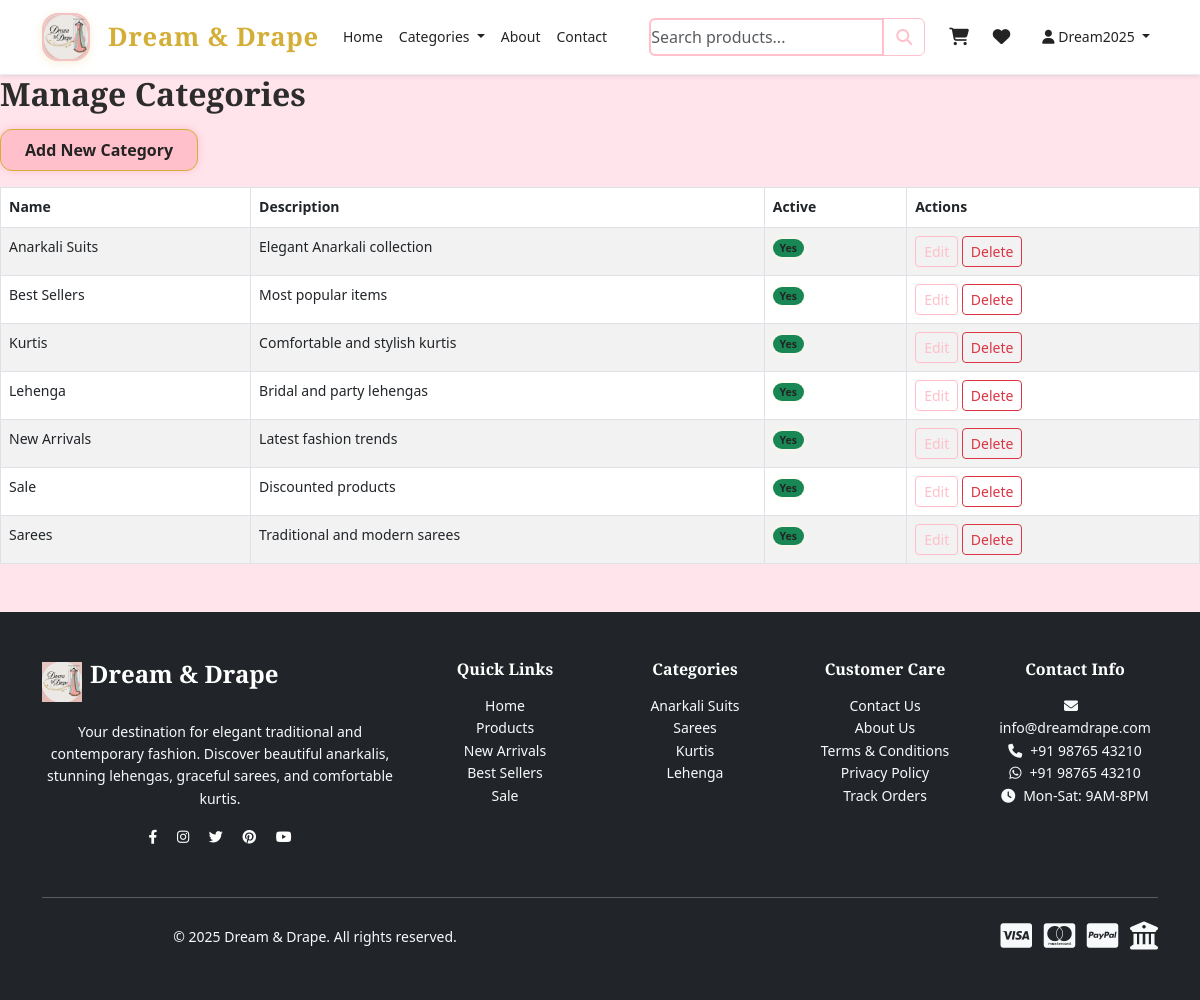
The page /admin/categories (signed in) on the database its author committed.
### app/models.py (models this page shows, shortened)
class User(UserMixin, db.Model):
    id = db.Column(db.Integer, primary_key=True)
    username = db.Column(db.String(80), unique=True, nullable=False, index=True)
    email = db.Column(db.String(120), unique=True, nullable=False, index=True)
    password_hash = db.Column(db.String(255), nullable=False)
    first_name = db.Column(db.String(50), nullable=False)
    last_name = db.Column(db.String(50), nullable=False)
    phone = db.Column(db.String(15))
    address = db.Column(db.Text)
    city = db.Column(db.String(50))
    state = db.Column(db.String(50))
    pincode = db.Column(db.String(10))
    country = db.Column(db.String(50), default='India')
    is_admin = db.Column(db.Boolean, default=False, index=True)
    is_active = db.Column(db.Boolean, default=True, index=True)
    created_at = db.Column(db.DateTime, default=datetime.utcnow, index=True)
    last_login = db.Column(db.DateTime)
    failed_login_attempts = db.Column(db.Integer, default=0)
    locked_until = db.Column(db.DateTime)
    orders = db.relationship('Order', backref='user', lazy=True)
    cart_items = db.relationship('CartItem', backref='user', lazy=True)
    wishlist_items = db.relationship('WishlistItem', backref='user', lazy=True)
    reviews = db.relationship('Review', backref='user', lazy=True)

class Category(db.Model):
    id = db.Column(db.Integer, primary_key=True)
    name = db.Column(db.String(100), unique=True, nullable=False, index=True)
    description = db.Column(db.Text)
    image_url = db.Column(db.String(255))
    is_active = db.Column(db.Boolean, default=True, index=True)
    created_at = db.Column(db.DateTime, default=datetime.utcnow, index=True)

### app/admin.py (the view)
@admin.route('/categories')
@login_required
@admin_required
def manage_categories():
    categories = Category.query.order_by(Category.name).all()
    return render_template('admin/manage_categories.html', categories=categories)

### app/admin.py (called while the page is built)
def admin_required(f):
    @wraps(f)
    def decorated_function(*args, **kwargs):
        if not current_user.is_authenticated or not current_user.is_admin:
            log_user_action(current_user.id if current_user.is_authenticated else None,
                          'unauthorized_admin_access', 'admin', None)
            flash('Access denied. Admin privileges required.', 'error')
            return redirect(url_for('main.index'))
        return f(*args, **kwargs)
    return decorated_function

### app/auth.py (called while the page is built)
@login.user_loader
def load_user(user_id):
    try:
        return User.query.get(int(user_id))
    except Exception as e:
        current_app.logger.error(f"User loader error: {e}")
        return None

### app/templates/admin/manage_categories.html (shortened to what this page needs)
{% extends "base.html" %}
{% block content %}
<h2>Manage Categories</h2>
<a href="{{ url_for('admin.add_category') }}" class="btn btn-primary mb-3">Add New Category</a>
<table class="table table-striped table-bordered admin-table selectable">
  <thead>
    <tr>
      <th>Name</th>
      <th>Description</th>
      <th>Active</th>
      <th>Actions</th>
    </tr>
  </thead>
  <tbody>
    {% for category in categories %}
    <tr data-id="{{ category.id }}">
      <td>{{ category.name }}</td>
      <td>{{ category.description }}</td>
      <td>
        {% if category.is_active %}
          <span class="badge bg-success">Yes</span>
        {% else %}
          <span class="badge bg-danger">No</span>
        {% endif %}
      </td>
      <td>
        <a href="{{ url_for('admin.edit_category', id=category.id) }}" class="btn btn-sm btn-outline-primary">Edit</a>
        <a href="{{ url_for('admin.delete_category', id=category.id) }}" class="btn btn-sm btn-outline-danger" onclick="return confirm('Delete category?')">Delete</a>
      </td>
    </tr>
    {% else %}
    <tr><td colspan="4" class="text-center">No categories found.</td></tr>
    {% endfor %}
  </tbody>
</table>
{% endblock %}

### app/templates/base.html (shortened to what this page needs)
<!DOCTYPE html>
<html lang="en">
<head>
    <link href="https://cdn.jsdelivr.net/npm/bootstrap@5.3.0/dist/css/bootstrap.min.css" rel="stylesheet">
    <link rel="stylesheet" href="https://cdnjs.cloudflare.com/ajax/libs/font-awesome/6.4.0/css/all.min.css">
    <link rel="stylesheet" href="/static/css/style.css">
</head>
<body>
    <nav class="navbar navbar-expand-lg navbar-light bg-white sticky-top shadow-sm">
        <div class="container">
            <a class="navbar-brand d-flex align-items-center" href="{{ url_for('main.index') }}">
                <img src="{{ url_for('static', filename='images/logo.jpg') }}" alt="Dream & Drape" class="logo-img me-2">
                <span class="brand-text">Dream & Drape</span>
            </a>
            <div class="collapse navbar-collapse" id="navbarNav">
                <ul class="navbar-nav me-auto">
                    <li class="nav-item">
                        <a class="nav-link" href="{{ url_for('main.index') }}">Home</a>
                    </li>
                    <li class="nav-item dropdown">
                        <a class="nav-link dropdown-toggle" href="#" id="categoriesDropdown" role="button" data-bs-toggle="dropdown">
                            Categories
                        </a>
                    </li>
                    <li class="nav-item">
                        <a class="nav-link" href="{{ url_for('main.about') }}">About</a>
                    </li>
                    <li class="nav-item">
                        <a class="nav-link" href="{{ url_for('main.contact') }}">Contact</a>
                    </li>
                </ul>
                <form class="d-flex me-3" method="GET" action="{{ url_for('main.products') }}">
                    <div class="input-group">
                        <input class="form-control" type="search" name="search" placeholder="Search products..." value="{{ request.args.get('search', '') }}">
                        <button class="btn btn-outline-primary" type="submit">
                            <i class="fas fa-search"></i>
                        </button>
                    </div>
                </form>
                <ul class="navbar-nav">
                    {% if current_user.is_authenticated %}
                        <li class="nav-item position-relative me-2">
                            <a class="nav-link" href="{{ url_for('main.cart') }}">
                            </a>
                        </li>
                        <li class="nav-item position-relative me-3">
                            <a class="nav-link" href="{{ url_for('main.wishlist') }}">
                            </a>
                        </li>
                        <li class="nav-item dropdown">
                            <a class="nav-link dropdown-toggle" href="#" id="userDropdown" role="button" data-bs-toggle="dropdown">
                                <i class="fas fa-user"></i> {{ current_user.first_name }}
                            </a>
                        </li>
                    {% endif %}
                </ul>
            </div>
        </div>
    </nav>
    <main>
        {% block content %}{% endblock %}
    </main>
    <footer class="bg-dark text-white py-5 mt-5">
        <div class="container">
            <div class="row">
                <div class="col-lg-4 col-md-6 mb-4">
                    <div class="d-flex align-items-center mb-3">
                        <img src="{{ url_for('static', filename='images/logo.jpg') }}" alt="Dream & Drape" height="40" class="me-2">
                        <h5 class="brand-text text-white">Dream & Drape</h5>
                    </div>
                    <p class="text-light">
                        Your destination for elegant traditional and contemporary fashion.
                        Discover beautiful anarkalis, stunning lehengas, graceful sarees, and comfortable kurtis.
                    </p>
                    <div class="social-links">
                        <a href="#" class="text-white me-3"><i class="fab fa-facebook-f"></i></a>
                        <a href="#" class="text-white me-3"><i class="fab fa-instagram"></i></a>
                        <a href="#" class="text-white me-3"><i class="fab fa-twitter"></i></a>
                        <a href="#" class="text-white me-3"><i class="fab fa-pinterest"></i></a>
                        <a href="#" class="text-white"><i class="fab fa-youtube"></i></a>
                    </div>
                </div>
                <div class="col-lg-2 col-md-6 mb-4">
                    <h6 class="text-white mb-3">Quick Links</h6>
                    <ul class="list-unstyled">
                        <li><a href="{{ url_for('main.index') }}" class="text-light text-decoration-none">Home</a></li>
                        <li><a href="{{ url_for('main.products') }}" class="text-light text-decoration-none">Products</a></li>
                        <li><a href="{{ url_for('main.products', category='New Arrivals') }}" class="text-light text-decoration-none">New Arrivals</a></li>
                        <li><a href="{{ url_for('main.products', category='Best Sellers') }}" class="text-light text-decoration-none">Best Sellers</a></li>
                        <li><a href="{{ url_for('main.products', category='Sale') }}" class="text-light text-decoration-none">Sale</a></li>
                    </ul>
                </div>
                <div class="col-lg-2 col-md-6 mb-4">
                    <h6 class="text-white mb-3">Categories</h6>
                    <ul class="list-unstyled">
                        <li><a href="{{ url_for('main.products', category='Anarkali Suits') }}" class="text-light text-decoration-none">Anarkali Suits</a></li>
                        <li><a href="{{ url_for('main.products', category='Sarees') }}" class="text-light text-decoration-none">Sarees</a></li>
                        <li><a href="{{ url_for('main.products', category='Kurtis') }}" class="text-light text-decoration-none">Kurtis</a></li>
                        <li><a href="{{ url_for('main.products', category='Lehenga') }}" class="text-light text-decoration-none">Lehenga</a></li>
                    </ul>
                </div>
                <div class="col-lg-2 col-md-6 mb-4">
                    <h6 class="text-white mb-3">Customer Care</h6>
                    <ul class="list-unstyled">
                        <li><a href="{{ url_for('main.contact') }}" class="text-light text-decoration-none">Contact Us</a></li>
                        <li><a href="{{ url_for('main.about') }}" class="text-light text-decoration-none">About Us</a></li>
                        <li><a href="{{ url_for('main.terms') }}" class="text-light text-decoration-none">Terms & Conditions</a></li>
                        <li><a href="{{ url_for('main.privacy') }}" class="text-light text-decoration-none">Privacy Policy</a></li>
                        {% if current_user.is_authenticated %}
                            <li><a href="{{ url_for('auth.my_orders') }}" class="text-light text-decoration-none">Track Orders</a></li>
                        {% endif %}
                    </ul>
                </div>
                <div class="col-lg-2 col-md-6 mb-4">
                    <h6 class="text-white mb-3">Contact Info</h6>
                    <ul class="list-unstyled text-light">
                        <li><i class="fas fa-envelope me-2"></i>info@dreamdrape.com</li>
                        <li><i class="fas fa-phone me-2"></i>+91 98765 43210</li>
                        <li><i class="fab fa-whatsapp me-2"></i>+91 98765 43210</li>
                        <li><i class="fas fa-clock me-2"></i>Mon-Sat: 9AM-8PM</li>
                    </ul>
                </div>
            </div>
            <hr class="my-4">
            <div class="row align-items-center">
                <div class="col-md-6">
                    <p class="text-light mb-0">
                        &copy; 2025 Dream & Drape. All rights reserved.
                    </p>
                </div>
                <div class="col-md-6 text-end">
                    <div class="payment-icons">
                        <i class="fab fa-cc-visa fa-2x me-2 text-light"></i>
                        <i class="fab fa-cc-mastercard fa-2x me-2 text-light"></i>
                        <i class="fab fa-cc-paypal fa-2x me-2 text-light"></i>
                        <i class="fas fa-university fa-2x text-light" title="Net Banking"></i>
                    </div>
                </div>
            </div>
        </div>
    </footer>
</body>
</html>

### app/static/css/style.css (style rules this page uses)
:root { --primary-pink: #f4c2c2; --primary-gold: #d4af37; --primary-cream: #faf8f5; --primary-dark: #2c2c2c; --accent-pink: #e8a4a4; --accent-gold: #b8941f; --text-dark: #333333; --text-light: #666666; --border-light: #e9ecef; --color-white: rgba(255, 255, 255, 1); --color-black: rgba(0, 0, 0, 1); --font-family-base: 'Poppins', sans-serif; --font-family-heading: 'Playfair Display', serif; --font-size-base: 14px; --font-size-lg: 16px; --font-size-xl: 18px; --font-weight-normal: 400; --font-weight-medium: 500; --font-weight-bold: 600; --line-height-normal: 1.6; --line-height-heading: 1.2; --space-8: 8px; --space-16: 16px; --space-24: 24px; --space-32: 32px; --radius-sm: 6px; --radius-base: 8px; --radius-lg: 12px; --shadow-sm: 0 4px 15px rgba(0, 0, 0, 0.08); --shadow-lg: 0 8px 25px rgba(0, 0, 0, 0.15); }
body { margin: 0; padding: 0; font-family: var(--font-family-base); font-size: var(--font-size-base); line-height: var(--line-height-normal); color: var(--text-dark); background-color: var(--primary-cream); }
h1, h2, h3, h4, h5, h6 { font-family: var(--font-family-heading); font-weight: var(--font-weight-bold); line-height: var(--line-height-heading); color: var(--primary-dark); margin: 0 0 var(--space-16) 0; }
.brand-text { font-family: var(--font-family-heading); font-weight: var(--font-weight-bold); color: var(--primary-dark); font-size: 1.5rem; }
a { color: var(--primary-pink); text-decoration: none; transition: color 0.3s ease; }
.btn-primary { background-color: var(--primary-pink); border-color: var(--primary-pink); color: white; font-weight: var(--font-weight-medium); border-radius: var(--radius-lg); padding: var(--space-8) var(--space-24); transition: background-color 0.3s ease, transform 0.3s ease; }
.btn-outline-primary { border-color: var(--primary-pink); color: var(--primary-pink); }
.navbar { background-color: white !important; border-bottom: 1px solid var(--border-light); }
.nav-link { color: var(--text-dark) !important; font-weight: var(--font-weight-medium); transition: color 0.3s ease; }
.form-control { border-radius: var(--radius-base); border: 2px solid var(--border-light); padding: var(--space-12) var(--space-16); transition: border-color 0.3s ease, box-shadow 0.3s ease; }
.logo-img { height: 48px; width: 48px; object-fit: cover; border-radius: 16px; box-shadow: 0 2px 10px rgba(212,175,55,0.2); background: white; border: 2px solid #f4c2c2; transition: box-shadow 0.3s; }
.navbar-brand .brand-text { font-family: 'Playfair Display', serif; font-size: 1.6rem; font-weight: bold; color: #d4af37; margin-left: 10px; letter-spacing: 0.03em; }
:root { --color-pink: #ffc0cb; --color-pink-light: #ffe4ec; --color-gold: #d4af37; --color-gold-light: #fff8e1; --color-blue: #a1c8f0; --color-blue-light: #e6f0fb; --text-dark: #232323; --text-light: #ffffff; --bg-pink: var(--color-pink-light); --bg-gold: var(--color-gold-light); --bg-blue: var(--color-blue-light); }
body, html { background-color: var(--bg-pink); color: var(--text-dark); font-family: 'Segoe UI', Tahoma, Geneva, Verdana, sans-serif; }
a, .nav-link { color: var(--color-pink); transition: color 0.3s; }
header, .navbar { background-color: var(--color-pink); color: var(--text-light); box-shadow: 0 3px 6px rgba(212, 175, 55, 0.6); }
.btn-primary { background-color: var(--color-pink); border-color: var(--color-gold); color: var(--text-dark); font-weight: 600; transition: all 0.3s ease; box-shadow: 0 0 8px var(--color-pink); }
.btn-outline-primary { color: var(--color-pink); border-color: var(--color-pink); }
.badge { background-color: var(--color-gold); color: var(--text-dark); font-weight: 600; padding: 0.35em 0.65em; border-radius: 12px; box-shadow: 0 0 6px var(--color-gold-light); }
input.form-control, select.form-select, textarea.form-control { border: 2px solid var(--color-pink); border-radius: 6px; transition: box-shadow 0.3s ease; }
footer { background-color: var(--color-pink); color: var(--text-light); text-align: center; padding: 15px 0; }

### rows shown on the page
User: first_name "Dream2025"
Category: name "Anarkali Suits", description "Elegant Anarkali collection", is_active "Yes"
Category: name "Best Sellers", description "Most popular items", is_active "Yes"
Category: name "Kurtis", description "Comfortable and stylish kurtis", is_active "Yes"
Category: name "Lehenga", description "Bridal and party lehengas", is_active "Yes"
Category: name "New Arrivals", description "Latest fashion trends", is_active "Yes"
Category: name "Sale", description "Discounted products", is_active "Yes"
Category: name "Sarees", description "Traditional and modern sarees", is_active "Yes"
